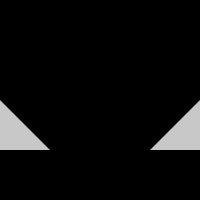
Frame 1 (no input)
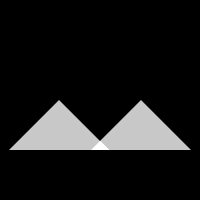
Frame 60 (the mouse pressed at the canvas centre just before this capture)
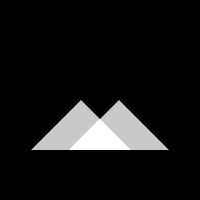
Frame 120 (the mouse held since frame 60 and released just before this capture)

The Processing sketch that drew these frames (run headless with seeded random() and noise(); from frame 60 on, the mouse is pressed at the canvas centre):

// Processing sketch: blend
// ── blend.pde
float x1=0;
float x2=200;
float y1=0;
float y2=0;

void setup(){
  size(200,200);
  fill(255,255,255,200);
}


void draw(){
  background(0);
  
  
  blendMode(ADD);
  triangle(x1,100,x1-50,150,x1+50,150);
  triangle(x2,100,x2-50,150,x2+50,150);
  
  
  x1++;
  x2--;
}
